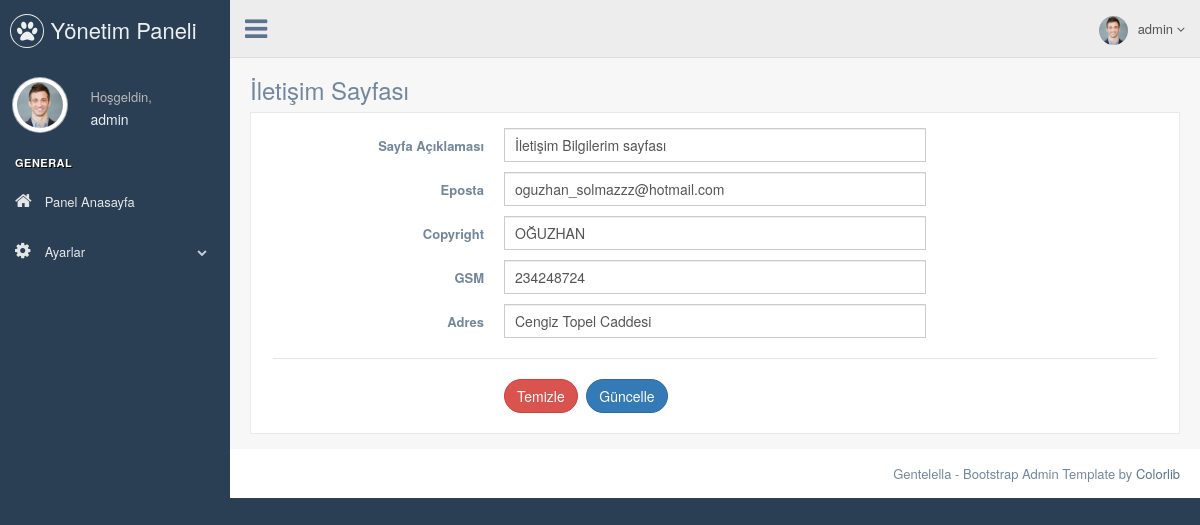
Before: /htm/nedmin/contact.php (signed in) with the older database file.
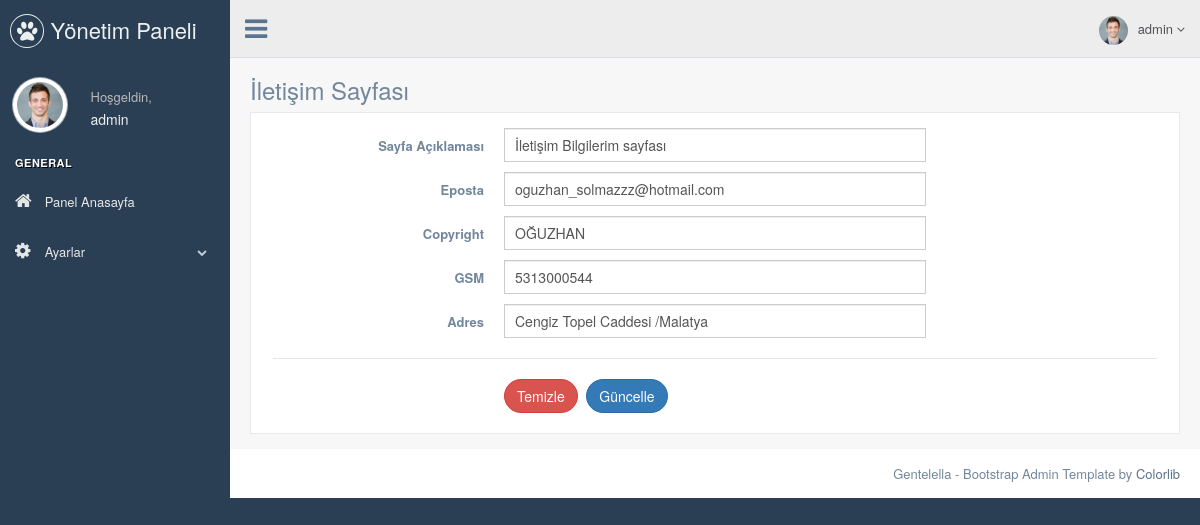
After: the same page with the newer database file.
### tables this page shows
CREATE TABLE `user` (
  `user_id` int(11) NOT NULL,
  `user_name` varchar(50) NOT NULL,
  `email` varchar(50) NOT NULL,
  `password` varchar(50) NOT NULL
);

CREATE TABLE `contact_info` (
  `contact_id` int(11) NOT NULL,
  `content` varchar(250) NOT NULL,
  `email` varchar(50) NOT NULL,
  `copyright` varchar(50) NOT NULL,
  `gsm` varchar(13) NOT NULL,
  `adress` varchar(50) NOT NULL
);

### htm/nedmin/contact.php (the view, shortened to what this page needs)
<?php
include 'header.php';
$check_contact = $db -> prepare("SELECT * FROM contact_info");
$check_contact -> execute();
$control_contact = $check_contact->rowCount();
$fetch_contact = $db->prepare("SELECT * FROM contact_info WHERE contact_id=1");
$fetch_contact->execute();
$fetchcontact = $fetch_contact->fetch(PDO::FETCH_ASSOC);
?>
<div class="right_col" role="main">
          <div class="">
            <div class="page-title">
              <div class="title_left">
                <h3>İletişim Sayfası</h3>
              </div>
            </div>
            <div class="clearfix"></div>
            <div class="row">
              <div class="col-md-12 col-sm-12 col-xs-12">
                <div class="x_panel">
                  <div class="x_content">
                    <form class="form-horizontal form-label-left" action="process.php" method="POST">
                      <div class="item form-group">
                        <label class="control-label col-md-3 col-sm-3 col-xs-12" for="name">Sayfa Açıklaması
                        </label>
                        <div class="col-md-6 col-sm-6 col-xs-12">
                          <input class="form-control col-md-7 col-xs-12" value="<?php echo $fetchcontact['content']; ?>" name="content"  required="required" type="text">
                        </div>
                      </div>
                      <div class="item form-group">
                        <label class="control-label col-md-3 col-sm-3 col-xs-12" for="email">Eposta
                        </label>
                        <div class="col-md-6 col-sm-6 col-xs-12">
                          <input type="email"  name="email" value="<?php echo $fetchcontact['email']; ?>"  required="required" class="form-control col-md-7 col-xs-12">
                        </div>
                      </div>
                      <div class="item form-group">
                        <label class="control-label col-md-3 col-sm-3 col-xs-12" for="email">Copyright
                        </label>
                        <div class="col-md-6 col-sm-6 col-xs-12">
                          <input type="text"  name="copyright" value="<?php echo $fetchcontact['copyright']; ?>"  required="required" class="form-control col-md-7 col-xs-12">
                        </div>
                      </div>
                      <div class="item form-group">
                        <label class="control-label col-md-3 col-sm-3 col-xs-12" for="email">GSM
                        </label>
                        <div class="col-md-6 col-sm-6 col-xs-12">
                          <input type="text"  name="gsm" value="<?php echo $fetchcontact['gsm']; ?>"  required="required" class="form-control col-md-7 col-xs-12">
                        </div>
                      </div>
                      <div class="item form-group">
                        <label class="control-label col-md-3 col-sm-3 col-xs-12" for="email">Adres
                        </label>
                        <div class="col-md-6 col-sm-6 col-xs-12">
                          <input type="text"  name="adress" value="<?php echo $fetchcontact['adress']; ?>"  required="required" class="form-control col-md-7 col-xs-12">
                        </div>
                      </div>
                      <div class="ln_solid"></div>
                      <div class="form-group">
                        <div class="col-md-6 col-md-offset-3">
                          <button type="reset" class="btn btn-round btn-danger">Temizle</button>
                          <?php
                          if($control_contact == 1) { ?>
                             <button  type="submit" class="btn btn-round btn-primary" name="update_contact">Güncelle</button>
                          <?php } else { ?>
                             <button  type="submit" class="btn btn-round btn-primary" name="insert_contact">Ekle</button>
                          <?php } ?>
                        </div>
                      </div>
                    </form>
                  </div>
                </div>
              </div>
            </div>
          </div>
        </div>
<?php
include 'footer.php';
?>

### htm/nedmin/header.php (shortened to what this page needs)
<?php
include 'connect.php';
$user_name = $_SESSION['user_name'];
$query = $db -> prepare("SELECT * FROM user WHERE user_name='$user_name'");
$query -> execute();
$fetch = $query->fetch(PDO::FETCH_ASSOC);
?>
<!DOCTYPE html>
<html lang="en">
  <head>
    <link href="./vendors/bootstrap/dist/css/bootstrap.min.css" rel="stylesheet">
    <link href="./vendors/font-awesome/css/font-awesome.min.css" rel="stylesheet">
    <link href="./vendors/nprogress/nprogress.css" rel="stylesheet">
    <link href="./vendors/iCheck/skins/flat/green.css" rel="stylesheet">
    <link href="./vendors/bootstrap-progressbar/css/bootstrap-progressbar-3.3.4.min.css" rel="stylesheet">
    <link href="./vendors/jqvmap/dist/jqvmap.min.css" rel="stylesheet"/>
    <link href="./vendors/bootstrap-daterangepicker/daterangepicker.css" rel="stylesheet">
    <link href="./build/css/custom.min.css" rel="stylesheet">
  </head>
  <body class="nav-md">
    <div class="container body">
      <div class="main_container">
        <div class="col-md-3 left_col">
          <div class="left_col scroll-view">
            <div class="navbar nav_title" style="border: 0;">
              <a href="index.html" class="site_title"><i class="fa fa-paw"></i> <span>Yönetim Paneli</span></a>
            </div>
            <div class="profile clearfix">
              <div class="profile_pic">
                <img src="images/img.jpg" alt="..." class="img-circle profile_img">
              </div>
              <div class="profile_info">
                <span>Hoşgeldin,</span>
                <h2><?php echo $fetch['user_name']; ?></h2>
              </div>
            </div>
            <br />
            <div id="sidebar-menu" class="main_menu_side hidden-print main_menu">
              <div class="menu_section">
                <h3>General</h3>
                <ul class="nav side-menu">
                  <li><a href="index.php" ><i class="fa fa-home"></i> Panel Anasayfa </a></li>
                  <li><a><i class="fa fa-cog"></i> Ayarlar <span class="fa fa-chevron-down"></span></a>
                  </li>
                </ul>
              </div>
            </div>
          </div>
        </div>
        <div class="top_nav">
          <div class="nav_menu">
            <nav>
              <div class="nav toggle">
                <a id="menu_toggle"><i class="fa fa-bars"></i></a>
              </div>
              <ul class="nav navbar-nav navbar-right">
                <li class="">
                  <a href="javascript:;" class="user-profile dropdown-toggle" data-toggle="dropdown" aria-expanded="false">
                    <img src="images/img.jpg" alt=""><?php echo $fetch['user_name']; ?>
                    <span class=" fa fa-angle-down"></span>
                  </a>
                </li>
              </ul>
            </nav>
          </div>
        </div>

### htm/nedmin/footer.php (shortened to what this page needs)
<footer>
          <div class="pull-right">
            Gentelella - Bootstrap Admin Template by <a href="https://colorlib.com">Colorlib</a>
          </div>
          <div class="clearfix"></div>
        </footer>
      </div>
    </div>
  </body>
</html>

Changed rows visible on the page:
changed contact_info "İletişim Bilgilerim sayfası": gsm "234248724" → "5313000544"; adress "Cengiz Topel Caddesi" → "Cengiz Topel Caddesi /Malatya"
